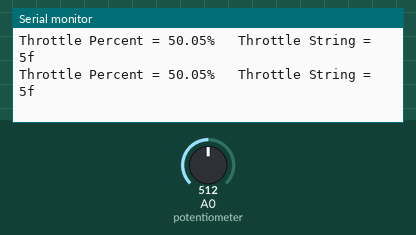
Simulated run of this sketch. Board: Arduino Uno, built with avr-gcc and run on an emulated ATmega328P. On the bench: the last lines printed to the serial monitor. The inputs (shaded band) are chosen by the test bench; at power-on: A0 (potentiometer) = 512.

Above: at 1.2 s.
1.3 s: A0 (potentiometer) set to 716
At 1.34 s:
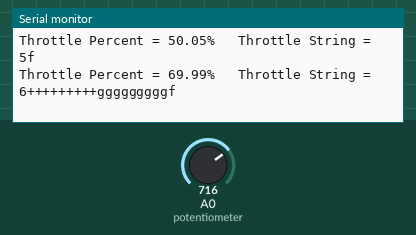
3.2 s: A0 (potentiometer) set to 1023
At 3.22 s:
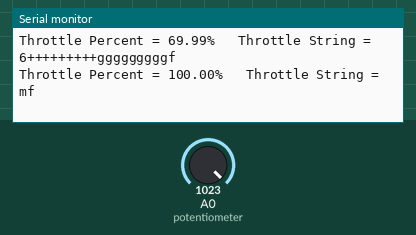
5.1 s: A0 (potentiometer) set to 0
At 5.16 s:
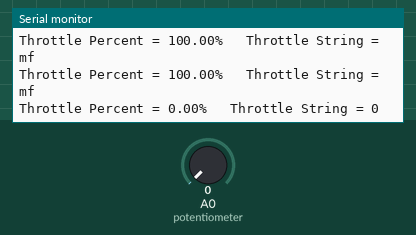

The sketch:

_20190201_PotToString_OneMotor_DynoTest1.ino
```cpp
// 1-Feb-2019 - Programme reads potentiometer signal and converts to string to be sent to Plettenberg.
// Developer: Stephen Murphy
// Status: Working. Does not consider steering or two motors.
// Tested on dyno. Running almost full speed at low potentiometer output.
//Maybe issue with strings less than 10%??

int TensCharacter; // Number 1 to 10 at the start of the throttle string

//Variables used to calculate the "TensCharacter"
int FirstTensVariable;
int SecondTensVariable;
int ThirdTensVariable;
int FourthTensVariable;
int FifthTensVariable;

#include <Arduino.h> //Include additional Arduino Libraries.
#include <SoftwareSerial.h> //Include software serial library for shield.

SoftwareSerial mySerial1(2, 3); // RX, TX, Create a softwareSerial port on pins 2 and 3.
SoftwareSerial mySerial2(4, 5); // RX, TX, Create a softwareSerial port on pins 4 and 5.


//Variables used to calculate the "DecimalCharacters"
float DecimalValue;
float FirstDecimalVariable;
int SecondDecimalVariable;
float ThirdDecimalVariable;
int FourthDecimalVariable;

String OnesCharacters = ""; //String storing the "+" characters for the ones multiplier
String DecimalCharacters = ""; //String storing the "g" characters for the decimal multiplier
String FullThrottleString = "m"; //String to store "m" for full throttle, as per the controller manual
String ZeroThrottleString = "0"; //String to store "0" for 0 throttle.
String ThrottleString = ""; //String that stores the final concated string to be sent to the motor

float ThrottleInput;  // Variable to store raw input from Potentiometer.
float ThrottlePercent;  //Variable to store throttle %.

int DeadManSwitchPin = 12;
int DeadManSwitch;

//////////////////////////////////////////////////////////////////////////////////
void setup()
{
  pinMode(DeadManSwitchPin, INPUT);

  Serial.begin(115200); //Serial communication speed
  mySerial1.begin(115200); //Baud rate between Arduino and Controller.
  mySerial1.println("s"); //Initialise the controller to accept serial command strings.
  mySerial2.begin(115200); //Baud rate between Arduino and Controller.
  mySerial2.println("s"); //Initialise the controller to accept serial command strings.
}

//////////////////////////////////////////////////////////////////////////////////
void loop()
{
//Convert the throttle input to a range 0-100.
ThrottleInput = analogRead(A0); //Value from potentiometer placed into "ThrottleInput".
ThrottlePercent = ((ThrottleInput / 1023.00) * 100.00); //Throttle value converted to %.

FirstTensVariable = ThrottlePercent; //Store the 0-100 value read from the potentiometer e.g. 58.67%
TensCharacter = (FirstTensVariable/10); //Stroe the tens multiplier e.g. 5

SecondTensVariable = (TensCharacter*10); //Store the previous value times ten e.g. 50
ThirdTensVariable = (FirstTensVariable - SecondTensVariable); //store the remaining units e.g 58-50 = 8

//DecimalValue:
FirstDecimalVariable = ThrottlePercent; //Store the 0-100 value read from the potentiometer e.g. 58.67%
SecondDecimalVariable = ThrottlePercent; //Store the throttle value in an INT data type e.g. 58
ThirdDecimalVariable = (ThrottlePercent - SecondDecimalVariable); //Store just the decimal value e.g. 58.67 - 58 = .67
FourthDecimalVariable = (ThirdDecimalVariable * 10); //Store the decimal multiplier e.g. .67 * 10 = 6

 OnesCharacters = ""; //Clear the string
  while (ThirdTensVariable >= 1) { //While the units value is >= 1
  ThirdTensVariable-= 1; //Decrease the units value by 1
  OnesCharacters+="+"; //Increase the OnesCharacters string by "+"
  }

 DecimalCharacters = ""; //Clear the string
  while (FourthDecimalVariable >= 1) { //While the decimal units value is >= 1
  FourthDecimalVariable-= 1; //Decrease the units value by 1
  DecimalCharacters+="g"; //Increase the DecimalCharacters string by "+"
  }

if (ThrottlePercent == 100.00)
  ThrottleString = (FullThrottleString + "f"); //"mf" will be sent, i.e. forward at 100%
  else if (ThrottlePercent < 10.00)
  ThrottleString = (ZeroThrottleString); //turn motor off.
  //else if (ThrottlePercent == 0.00)
  //ThrottleString = (ZeroThrottleString);
  else{
  ThrottleString = (TensCharacter + OnesCharacters + DecimalCharacters + "f"); //e.g. 23.42% = "2+++ggggf"
  }

  //Print the following values to the motor:
mySerial1.println(ThrottleString); //Run the motor when connected to these software serial pins.
mySerial1.println("s"); //Send "s" so that the controller does not miss it upon start up.

  //Print the following values to the motor:
mySerial2.println(ZeroThrottleString); //Turn motor off when connected to these software serial pins.
mySerial2.println("s"); //Send "s" so that the controller does not miss it upon start up.

//Print the following values:
Serial.print("Throttle Percent = ");
Serial.print(ThrottlePercent);
Serial.print("%   ");
Serial.print("Throttle String = ");
Serial.println(ThrottleString);


delay(100); // Delay for stability

}
```

Measured:
- after the input at 1.3 s, the serial monitor: prints a new line at once (image 1)
- after the input at 3.2 s, the serial monitor: prints a new line at once (image 2)
- after the input at 5.1 s, the serial monitor: prints a new line after 0.06 s (image 3)
